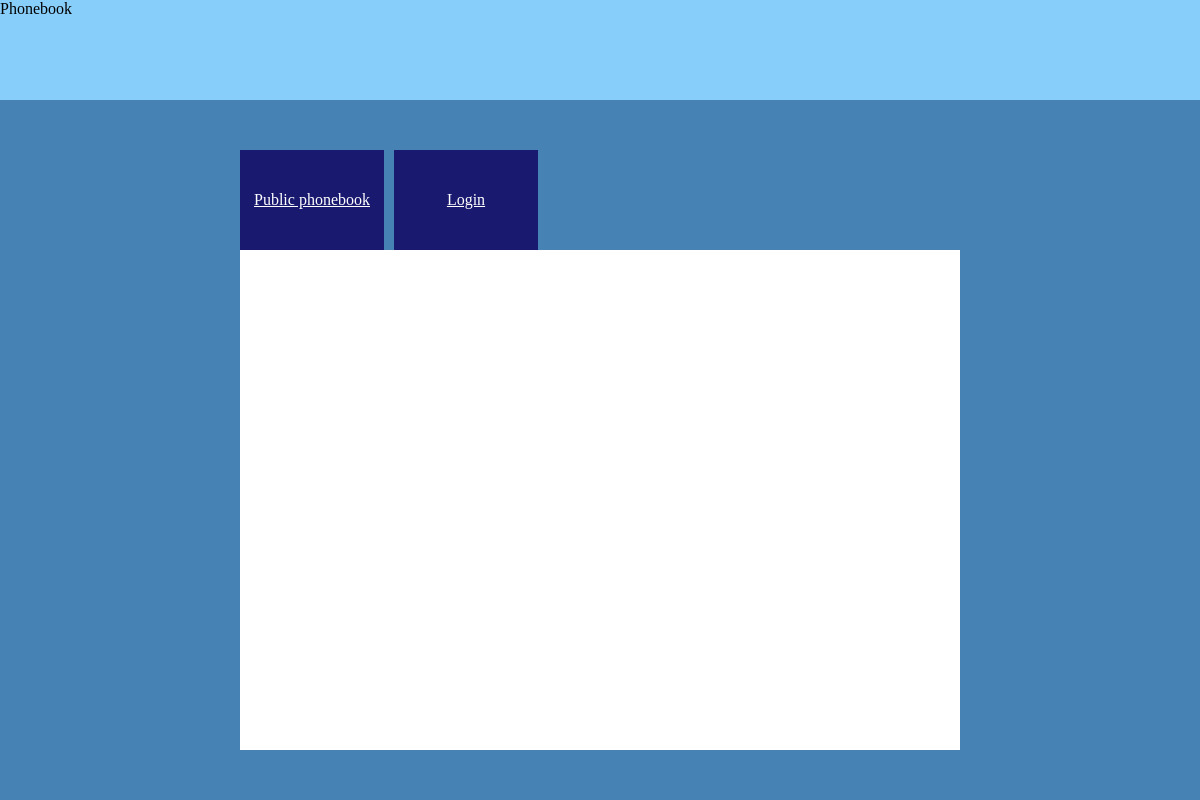
Before: / with the older database file.
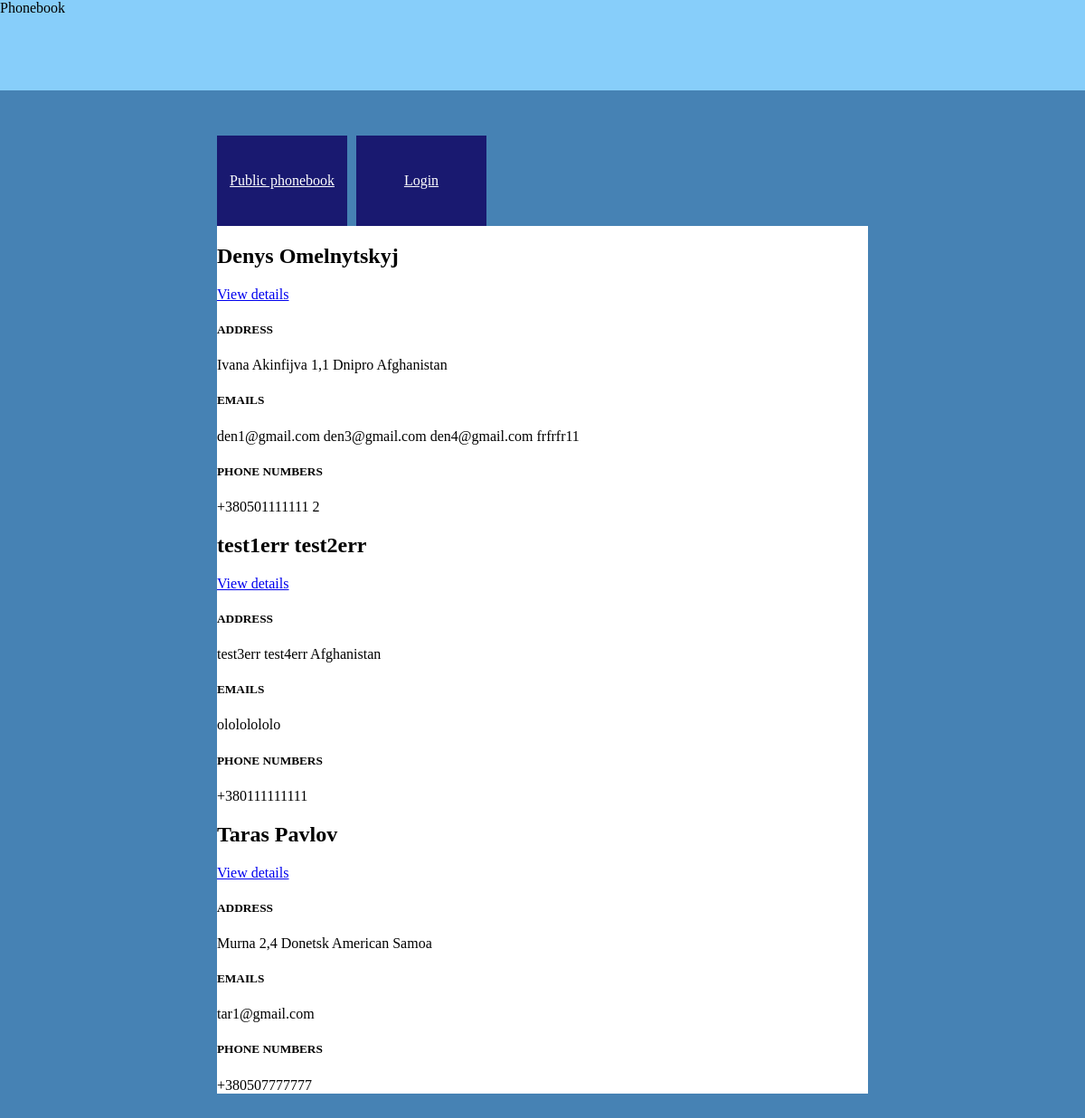
After: the same page with the newer database file.
### tables this page shows
CREATE TABLE `contacts` (
  `id` int(10) UNSIGNED NOT NULL,
  `name` varchar(255) NOT NULL,
  `surname` varchar(255) NOT NULL,
  `address` varchar(255) NOT NULL,
  `city` varchar(255) NOT NULL,
  `country_id` int(10) UNSIGNED NOT NULL,
  `publish` enum('yes','no') NOT NULL
);

CREATE TABLE `countries` (
  `id` int(10) UNSIGNED NOT NULL,
  `name` varchar(255) NOT NULL
);

CREATE TABLE `emails` (
  `id` int(10) UNSIGNED NOT NULL,
  `email` varchar(255) NOT NULL,
  `publish` enum('yes','no') NOT NULL,
  `contact_id` int(10) UNSIGNED NOT NULL
);

CREATE TABLE `phones` (
  `id` int(10) UNSIGNED NOT NULL,
  `phone` varchar(255) NOT NULL,
  `publish` enum('yes','no') NOT NULL,
  `contact_id` int(10) UNSIGNED NOT NULL
);

### app/core/View.php (called while the page is built, shortened)
<?php
class View{
    public $template;
    public function __construct(){
        $this->template = 'template_main_view';
    }
    public function render(){
        include_once 'app/views/'.$this->template.'.php';
    }
}

### app/controllers/MainController.php (called while the page is built, shortened)
<?php
class MainController extends Controller{
    public function action_index(){
            $this->model = new MainModel();
            $this->view->contacts = $this->model->getContacts();
            $this->view->emails = $this->model->getEmails();
            $this->view->phones = $this->model->getPhones();
            $this->view->page = 'page_main_index_view';
            $this->view->render();
    }
}

### app/bootstrap.php (called while the page is built, shortened)
<?php
    include_once 'core/View.php';
    include_once 'core/Model.php';
    include_once 'core/Router.php';
    router::init();

### index.php (called while the page is built)
<?php
include_once 'app/bootstrap.php';

### app/core/Model.php (called while the page is built, shortened)
<?php
class Model{
    public function __construct(){
        $this->db = new mysqli(DB_HOST, DB_USER, DB_PASS, DB_NAME);
    }
}

### app/models/MainModel.php (called while the page is built, shortened)
<?php
class MainModel extends Model{
    public function getContacts(){
        if($this->db->connect_errno===0){
            $query = 'select contacts.id, contacts.name, contacts.surname, contacts.address, contacts.city, contacts.publish , countries.name as country from contacts left outer join countries on contacts.country_id = countries.id';
            $res = $this->db->query($query);
            if($res){
                return $res->fetch_all(MYSQLI_ASSOC);
            } else{
                return false;
            }
        }
    }
    public function getEmails(){
        if($this->db->connect_errno===0){
            $query = 'select emails.contact_id, emails.email from emails where emails.publish = "yes"';
            $res = $this->db->query($query);
            if($res){
                return $res->fetch_all(MYSQLI_ASSOC);
            } else{
                return false;
            }
        }
    }
    public function getPhones(){
        if($this->db->connect_errno===0){
            $query = 'select phones.contact_id, phones.phone from phones where phones.publish = "yes"';
            $res = $this->db->query($query);
            if($res){
                return $res->fetch_all(MYSQLI_ASSOC);
            } else{
                return false;
            }
        }
    }
}

### app/views/page_main_index_view.php (the view, shortened to what this page needs)
<header>Phonebook
</header>
<div class="container">
<nav>
    <ul>
        <li><a href="/main/index">Public phonebook</a></li>
        <li>
            <?php if(!$_SESSION['login']){ ?>
            <a href="/main/login">Login</a>
            <?php } else{ ?>
            <a href="/main/mycontact">My contact</a>
            <?php } ?>
        </li>
    </ul>
</nav>
<div class="content">
    <?php foreach($this->contacts as $contact){
        if($contact['publish'] === 'no'){
            continue;
        }
    ?>
        <h2><?= $contact['name'].' '.$contact['surname']?></h2>
        <a href="#">View details</a>
        <div class="address">
            <h5>ADDRESS</h5>
            <span><?= $contact['address'] ?></span>
            <span><?= $contact['city'] ?></span>
            <span><?= $contact['country'] ?></span>
        </div>
        <div class="emails">
        <h5>EMAILS</h5>
        <?php foreach($this->emails as $email){
            if($contact['id'] == $email['contact_id']){ ?>
                <span><?= $email['email'] ?></span>
            <?php } ?>
        <?php } ?>
        </div>
        <div class="phones">
        <h5>PHONE NUMBERS</h5>
        <?php foreach($this->phones as $phone){
            if($contact['id'] == $phone['contact_id']){ ?>
                <span><?= $phone['phone'] ?></span>
            <?php } ?>
        <?php } ?>
        </div>
    <?php } ?>
</div>
</div>

### app/core/Router.php (shortened to what this page needs)
<?php
class Router{
    static function init(){
        $action_name = 'index';
        $action = 'action_'.$action_name;
        $controller = new $controller_class;
        if(method_exists($controller, $action)){
            $controller->$action();
        } else{
            self::ErrorPage404();
        }
    }
}

### app/views/template_main_view.php (shortened to what this page needs)
<!DOCTYPE html>
<html lang="en">
<head>
	<link rel="stylesheet" href="/css/main.css">
</head>
<body>
    <div class="grid">
    <?php
        include_once 'app/views/'.$this->page.'.php';
    ?>
    </div>
</body>
</html>

### css/main.css (style rules this page uses)
body { margin: 0; }
.grid { display: grid; grid-template-rows: 100px 1fr; grid-template-columns: 1fr; height: 100vh; }
ul { list-style: none; }
header { background: lightskyblue; }
.container { padding: 50px 20%; display: grid; grid-template-rows: 100px 1fr; grid-template-columns: 1fr; justify-content: center; background: steelblue; }
.content { background: white; }
nav ul { padding: 0; margin: 0; height: 100%; display: grid; grid-template-rows: 1fr; grid-template-columns: 20% 20%; grid-column-gap: 10px; }
nav ul>li>a { display: grid; align-content: center; justify-content: center; background: midnightblue; color:white; height: 100%; }

Changed rows visible on the page:
added contacts: name "Denys", surname "Omelnytskyj", address "Ivana Akinfijva 1,1", city "Dnipro", country.name "Afghanistan"
added emails: email "den1@gmail.com", shown under "Denys"
added emails: email "den3@gmail.com", shown under "Denys"
added emails: email "den4@gmail.com", shown under "Denys"
added emails: email "frfrfr11", shown under "Denys"
added phones: phone "+380501111111", shown under "Denys"
added phones: phone "2", shown under "Denys"
added contacts: name "test1err", surname "test2err", address "test3err", city "test4err", country.name "Afghanistan"
added emails: email "olololololo", shown under "test1err"
added phones: phone "+380111111111", shown under "test1err"
added contacts: name "Taras", surname "Pavlov", address "Murna 2,4", city "Donetsk", country.name "American Samoa"
added emails: email "tar1@gmail.com", shown under "Taras"
added phones: phone "+380507777777", shown under "Taras"
